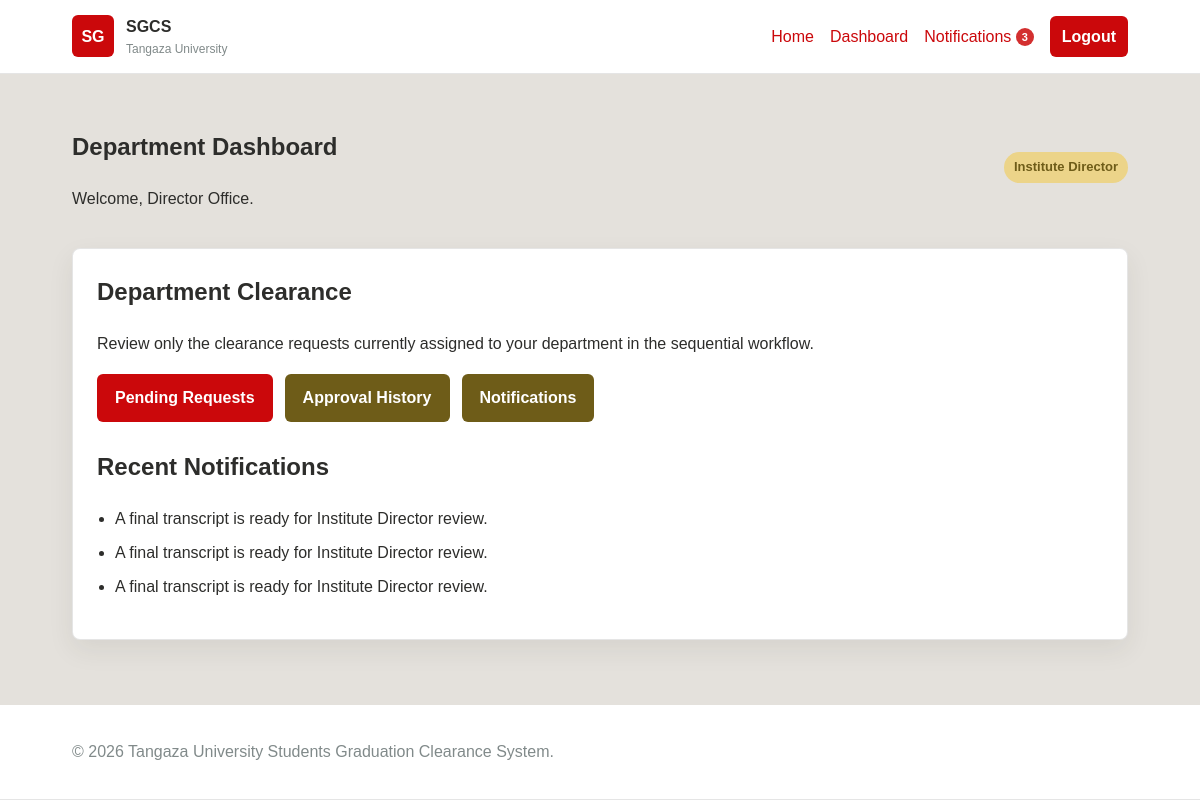
The app's page /dashboards/officer.php (signed in) with its own data.
### tables this page shows
CREATE TABLE `notifications` (
  `notif_id` int(11) NOT NULL AUTO_INCREMENT,
  `recipient_user_id` int(11) NOT NULL,
  `notif_type` varchar(50) NOT NULL,
  `message` text NOT NULL,
  `sent_at` datetime NOT NULL DEFAULT current_timestamp(),
  `is_read` tinyint(1) NOT NULL DEFAULT 0,
  PRIMARY KEY (`notif_id`),
  KEY `recipient_user_id` (`recipient_user_id`),
  CONSTRAINT `notifications_ibfk_1` FOREIGN KEY (`recipient_user_id`) REFERENCES `users` (`user_id`) ON DELETE CASCADE ON UPDATE CASCADE
);

### includes/auth.php (called while the page is built, shortened)
<?php
function is_logged_in()
{
    return !empty($_SESSION['user_id']);
}
function current_user()
{
    return [
        'user_id' =>
            $_SESSION['user_id'] ?? null,
        'username' =>
            $_SESSION['username'] ?? '',
        'full_name' =>
            $_SESSION['full_name'] ?? '',
        'role' =>
            $_SESSION['role'] ?? '',
        'linked_id' =>
            $_SESSION['linked_id'] ?? null,
        'school_id' =>
            $_SESSION['school_id'] ?? null,
        'institute_id' =>
            $_SESSION['institute_id'] ?? null,
        'department_id' =>
            $_SESSION['department_id'] ?? null
    ];
}
function role_label($role)
{
    $labels = [
        'student' =>
            'Student',
        'officer' =>
            'Departmental Officer',
        'director' =>
            'Institute Director',
        'librarian' =>
            'Librarian',
        'finance_officer' =>
            'Finance Officer',
        'dean' =>
            'Dean of School',
        'university_store' =>
            'University Store',
        'registrar' =>
            'Academic Registrar',
        'admin' =>
            'System Administrator'
    ];
    return
        $labels[$role]
        ?? ucfirst(
            (string)$role
        );
}
?>

### includes/clearance_functions.php (called while the page is built, shortened)
<?php
function get_user_institute_id($pdo, $userId)
{
    $stmt = $pdo->prepare(
        'SELECT institute_id
         FROM users
         WHERE user_id = ?
         LIMIT 1'
    );
    $stmt->execute([(int)$userId]);
    $instituteId = $stmt->fetchColumn();
    return (
        $instituteId !== false &&
        $instituteId !== null &&
        (int)$instituteId > 0
    )
        ? (int)$instituteId
        : null;
}
function get_assigned_department($pdo, $user)
{
    $role = strtolower(
        (string)($user['role'] ?? '')
    );
    if ($role === 'director') {
        $instituteId = get_user_institute_id(
            $pdo,
            $user['user_id']
        );
        if (!$instituteId) {
            return null;
        }
        return get_institute_director_department($pdo);
    }
    $stmt = $pdo->prepare(
        'SELECT *
         FROM departments
         WHERE officer_user_id = ?
         LIMIT 1'
    );
    $stmt->execute([
        (int)$user['user_id']
    ]);
    return $stmt->fetch(PDO::FETCH_ASSOC);
}
function get_notifications(
    $pdo,
    $userId,
    $limit = 5
) {
    $userId = (int)$userId;
    $limit = (int)$limit;
    try {
        $stmt = $pdo->prepare(
            'SELECT *
             FROM notifications
             WHERE recipient_user_id = ?
             ORDER BY sent_at DESC
             LIMIT ' . $limit
        );
        $stmt->execute([$userId]);
        return $stmt->fetchAll(
            PDO::FETCH_ASSOC
        );
    } catch (PDOException $e) {
        error_log(
            'Notification retrieval error: '
            . $e->getMessage()
        );
        return [];
    }
}
?>

### dashboards/officer.php (the view, shortened to what this page needs)
<?php
require_once __DIR__ . '/../includes/auth.php';
require_once __DIR__ . '/../includes/clearance_functions.php';
$department = get_assigned_department($pdo, current_user());
$notifications = get_notifications($pdo, $_SESSION['user_id'], 4);
$dashboard_name = $department['dept_name'] ?? 'Department';
$dashboardRole = strtolower(trim((string)($_SESSION['role'] ?? '')));
require_once __DIR__ . '/../includes/header.php';
?>
<section class="dashboard">
    <div class="dashboard-top">
        <div>
            <h1><?php echo $dashboardRole === 'university_store' ? 'Lydia Chepkemoi Langat' : htmlspecialchars($dashboard_name) . ' Dashboard'; ?></h1>
            <p>Welcome, <?php echo $dashboardRole === 'university_store' ? 'Lydia Chepkemoi Langat' : htmlspecialchars($_SESSION['full_name']); ?>.</p>
        </div>
        <span class="badge"><?php echo role_label($_SESSION['role']); ?></span>
    </div>
    <div class="dashboard-box">
        <h2><?php echo htmlspecialchars($dashboard_name); ?> Clearance</h2>
        <p>Review only the clearance requests currently assigned to your department in the sequential workflow.</p>
        <div class="action-row">
            <a class="button" href="<?php echo BASE_URL; ?>officer_requests.php">Pending Requests</a>
            <a class="button secondary" href="<?php echo BASE_URL; ?>officer_history.php">Approval History</a>
            <a class="button secondary" href="<?php echo BASE_URL; ?>notifications.php">Notifications</a>
        </div>
        <h2>Recent Notifications</h2>
        <?php if ($notifications): ?>
            <ul class="simple-list">
                <?php foreach ($notifications as $notification): ?>
                    <li><?php echo htmlspecialchars($notification['message']); ?></li>
                <?php endforeach; ?>
            </ul>
        <?php else: ?>
            <p>No notifications yet.</p>
        <?php endif; ?>
    </div>
</section>
<?php require_once __DIR__ . '/../includes/footer.php'; ?>

### assets/css/style.css (style rules this page uses)
:root { --orange: #e75703; --red: #cb080b; --soft: #e4e1dc; --dark: #2d2d2b; --gold: #c49607; --pink: #e78086; --olive: #6e5c18; --gray: #818a8a; --light-gold: #ecd489; --white: #ffffff; }
* { box-sizing: border-box; }
body { margin: 0; min-height: 100vh; display: flex; flex-direction: column; font-family: Arial, Helvetica, sans-serif; color: var(--dark); background: var(--soft); line-height: 1.6; }
a { color: var(--red); text-decoration: none; }
.hero-panel, .card, .login-box, .dashboard-box { background: var(--white); border: 1px solid rgba(45, 45, 43, 0.12); border-radius: 8px; box-shadow: 0 10px 26px rgba(45, 45, 43, 0.08); }
.button, button { display: inline-block; border: 0; background: var(--red); color: var(--white); padding: 11px 18px; border-radius: 6px; font-weight: bold; cursor: pointer; }
.button.secondary { background: var(--olive); }
.dashboard { width: min(1100px, 88%); margin: 34px auto 60px; }
.dashboard-top { display: flex; justify-content: space-between; gap: 20px; align-items: center; margin-bottom: 20px; }
.badge { display: inline-block; padding: 5px 10px; background: var(--light-gold); color: var(--olive); border-radius: 999px; font-size: 13px; font-weight: bold; }
.dashboard-box { padding: 24px; }
.dashboard-box h2 { margin-top: 26px; }
.dashboard-box h2:first-child { margin-top: 0; }
.action-row { display: flex; gap: 12px; flex-wrap: wrap; margin: 18px 0 26px; }
.simple-list, .notification-list { padding-left: 18px; }
.simple-list li { margin-bottom: 8px; }
:root { --status-pending-bg: #fff4cf; --status-approved: #278b48; --status-approved-bg: #e9f7ed; --status-rejected-bg: #ffe8e9; }

### records on screen
notifications: message "A final transcript is ready for Institute Director review."
notifications: message "A final transcript is ready for Institute Director review."
notifications: message "A final transcript is ready for Institute Director review."

### other values on screen
APP_SHORT_NAME "SGCS"
$headerUnread "3"
$dashboard_name "Department"
$_SESSION['full_name'] "Director Office"
role_label($_SESSION['role']) "Institute Director"
